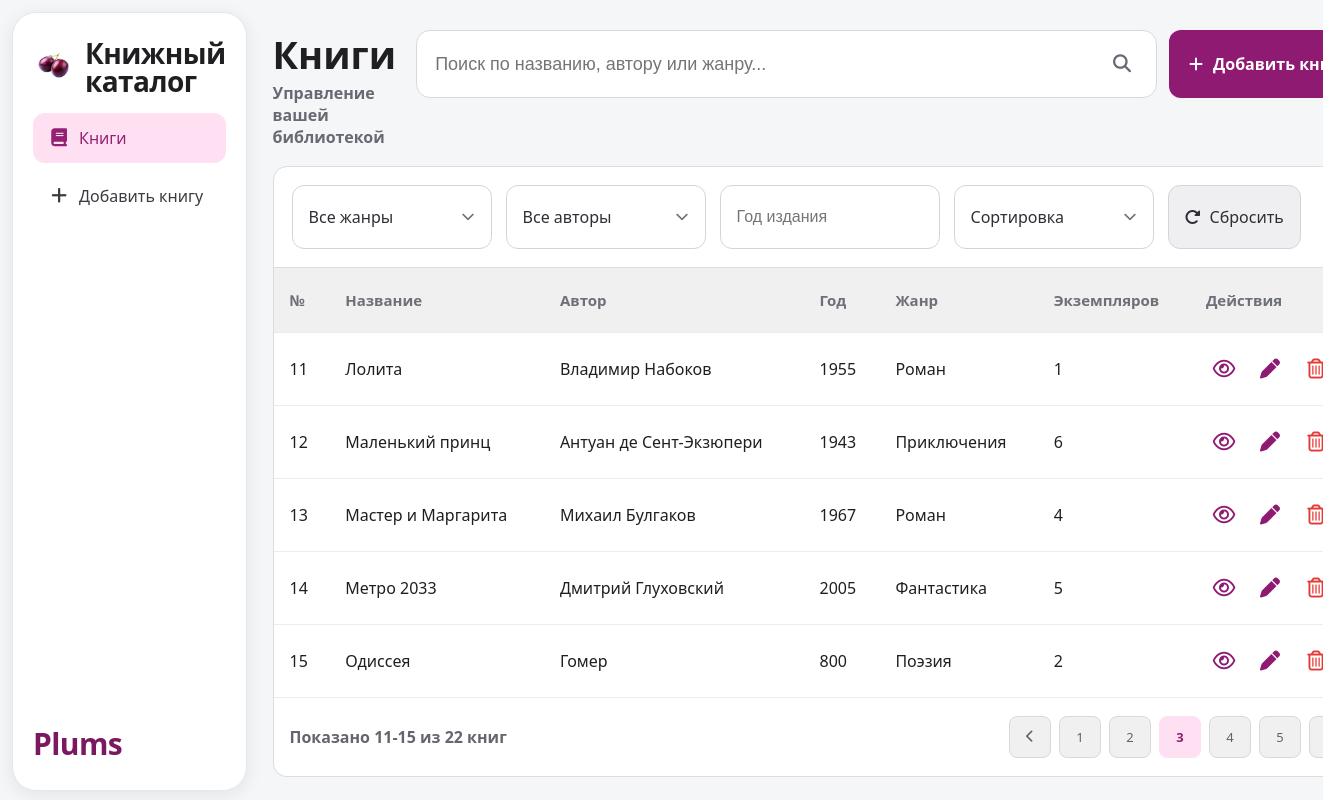
Page /?sort=title_asc&page=3 on the committed database.
### tables this page shows
CREATE TABLE books (
                id INTEGER PRIMARY KEY AUTOINCREMENT,
                title TEXT NOT NULL,
                author TEXT NOT NULL,
                year INTEGER NOT NULL,
                genre TEXT NOT NULL,
                copies INTEGER NOT NULL DEFAULT 0
            , description TEXT NOT NULL DEFAULT '');

### app.py (the view)
@app.get("/")
def index():
    return render_template("index.html", **build_index_context(request.args))

### app.py (called while the page is built)
@app.template_global()
def filter_url(endpoint: str, filter_query: dict | None = None, **kwargs: Any) -> str:
    params: Dict[str, Any] = dict(filter_query or {})
    params.update(kwargs)
    return url_for(endpoint, **params)

def _ensure_data_dir() -> None:
    DB_FILE.parent.mkdir(parents=True, exist_ok=True)

def get_connection() -> sqlite3.Connection:
    _ensure_data_dir()
    conn = sqlite3.connect(DB_FILE)
    conn.row_factory = sqlite3.Row
    return conn

def _ensure_description_column(conn: sqlite3.Connection) -> None:
    columns = {row["name"] for row in conn.execute("PRAGMA table_info(books)")}
    if "description" not in columns:
        conn.execute("ALTER TABLE books ADD COLUMN description TEXT NOT NULL DEFAULT ''")

def _ensure_copies_table(conn: sqlite3.Connection) -> None:
    conn.execute(
        """
        CREATE TABLE IF NOT EXISTS book_copies (
            id INTEGER PRIMARY KEY AUTOINCREMENT,
            book_id INTEGER NOT NULL,
            copy_num INTEGER NOT NULL,
            inventory_no TEXT NOT NULL,
            status TEXT NOT NULL DEFAULT 'available',
            issued_at TEXT,
            UNIQUE(book_id, copy_num)
        )
        """
    )

def init_db() -> None:
    with get_connection() as conn:
        conn.execute(
            """
            CREATE TABLE IF NOT EXISTS books (
                id INTEGER PRIMARY KEY AUTOINCREMENT,
                title TEXT NOT NULL,
                author TEXT NOT NULL,
                year INTEGER NOT NULL,
                genre TEXT NOT NULL,
                copies INTEGER NOT NULL CHECK (copies >= 0),
                description TEXT NOT NULL DEFAULT ''
            )
            """
        )
        _ensure_description_column(conn)
        _ensure_copies_table(conn)

def load_books() -> List[Book]:
    init_db()
    with get_connection() as conn:
        rows = conn.execute(
            "SELECT id, title, author, year, genre, copies, description FROM books"
        ).fetchall()
    return [
        Book(
            id=row["id"],
            title=row["title"],
            author=row["author"],
            year=row["year"],
            genre=row["genre"],
            copies=row["copies"],
            description=row["description"] or "",
        )
        for row in rows
    ]

def parse_int(value: str, default: int = 0) -> int:
    try:
        return int(value)
    except (TypeError, ValueError):
        return default

### templates/index.html (shortened to what this page needs)
{% extends "base.html" %}
{% block content %}
<div class="top-bar">
  <div class="top-title">
    <h1>Книги</h1>
    <p>Управление вашей библиотекой</p>
  </div>
  <div class="top-actions">
    <form class="search-form" method="get" action="{{ url_for('index') }}">
      <input
        type="text"
        name="q"
        class="search-input"
        placeholder="Поиск по названию, автору или жанру..."
        value="{{ filters.q }}"
      />
      <button type="submit" class="icon-btn" aria-label="Искать">
        <i class="fa-solid fa-magnifying-glass"></i>
      </button>
    </form>
    <a class="add-btn" href="{{ url_for('new_book') }}">
      <i class="fa-solid fa-plus"></i>
      Добавить книгу
    </a>
  </div>
</div>
<form class="filters" method="get" action="{{ url_for('index') }}" id="filters-form">
  <div class="filter-dropdown" data-filter="genre">
    <button type="button" class="filter-dropdown-trigger" aria-expanded="false">
      <span class="filter-dropdown-text">{{ filters.genre if filters.genre else 'Все жанры' }}</span>
      <i class="fa-solid fa-chevron-down"></i>
    </button>
  </div>
  <div class="filter-dropdown" data-filter="author">
    <button type="button" class="filter-dropdown-trigger" aria-expanded="false">
      <span class="filter-dropdown-text">{{ filters.author if filters.author else 'Все авторы' }}</span>
      <i class="fa-solid fa-chevron-down"></i>
    </button>
  </div>
  <input type="text" name="year" placeholder="Год издания" value="{{ filters.year }}" />
  <div class="filter-dropdown" data-filter="sort">
    <button type="button" class="filter-dropdown-trigger" aria-expanded="false">
      <span class="filter-dropdown-text">Сортировка</span>
      <i class="fa-solid fa-chevron-down"></i>
    </button>
  </div>
  <a class="reset-btn" href="{% if filters.q %}{{ url_for('index', q=filters.q) }}{% else %}{{ url_for('index') }}{% endif %}">
    <i class="fa-solid fa-rotate-right"></i>Сбросить
  </a>
</form>
<div class="table-container">
  {% if books %}
  <table>
    <thead>
      <tr>
        <th>№</th>
        <th>Название</th>
        <th>Автор</th>
        <th>Год</th>
        <th>Жанр</th>
        <th>Экземпляров</th>
        <th>Действия</th>
      </tr>
    </thead>
    <tbody>
      {% for book in books %}
      <tr>
        <td>{{ pagination.start + loop.index0 }}</td>
        <td>{{ book.title }}</td>
        <td>{{ book.author }}</td>
        <td>{{ book.year }}</td>
        <td>{{ book.genre }}</td>
        <td>{{ book.copies }}</td>
        <td class="actions">
          <a href="{{ filter_url('view_book', filter_query, book_id=book.id) }}" title="Просмотр"><i class="fa-regular fa-eye"></i></a>
          <a href="{{ filter_url('edit_book', filter_query, book_id=book.id) }}" title="Редактировать"><i class="fa-solid fa-pen"></i></a>
          <a href="{{ filter_url('confirm_delete_book', filter_query, book_id=book.id) }}" title="Удалить" class="delete-link"><i class="fa-regular fa-trash-can"></i></a>
        </td>
      </tr>
      {% endfor %}
    </tbody>
  </table>
  <div class="pagination">
    <span>Показано {{ pagination.start }}-{{ pagination.end }} из {{ pagination.total_books }} книг</span>
    <div class="pages">
      {% if pagination.has_prev %}
      <a href="{{ filter_url('index', filter_query, page=pagination.page - 1) }}">
        <i class="fa-solid fa-chevron-left"></i>
      </a>
      {% else %}
      <span class="page-disabled"><i class="fa-solid fa-chevron-left"></i></span>
      {% endif %}
      {% for p in range(1, pagination.total_pages + 1) %}
      <a href="{{ filter_url('index', filter_query, page=p) }}" class="{% if p == pagination.page %}active-page{% endif %}">
        {{ p }}
      </a>
      {% endfor %}
      {% if pagination.has_next %}
      <a href="{{ filter_url('index', filter_query, page=pagination.page + 1) }}">
      </a>
      {% else %}
      <span class="page-disabled"><i class="fa-solid fa-chevron-right"></i></span>
      {% endif %}
    </div>
  </div>
  {% endif %}
</div>
{% endblock %}

### static/styles.css (style rules this page uses)
* { margin: 0; padding: 0; box-sizing: border-box; }
body { font-family: "Segoe UI", Arial, sans-serif; background: #f5f6f8; color: #1f1f22; font-size: 16px; }
.top-bar { display: flex; justify-content: space-between; align-items: flex-start; margin-bottom: 18px; gap: 20px; }
.top-title { margin-top: 4px; }
.top-bar h1 { font-size: 38px; line-height: 1.1; margin-bottom: 6px; }
.top-bar p { color: #676a72; font-size: 16px; font-weight: 600; }
.top-actions { display: flex; align-items: stretch; gap: 12px; }
.search-form { width: min(920px, 56vw); height: 68px; border: 1px solid #d8d9df; border-radius: 14px; background: #fff; display: flex; align-items: center; padding: 0 10px 0 18px; }
.search-form input { flex: 1; border: none; font-size: 18px; background: transparent; color: #2e2f35; }
.icon-btn { height: 48px; width: 48px; border: none; background: transparent; color: #666a74; cursor: pointer; font-size: 18px; flex-shrink: 0; }
.add-btn { background: #8f1a71; color: #fff; border: none; border-radius: 12px; padding: 0 20px; min-height: 68px; font-size: 16px; font-weight: 700; cursor: pointer; display: inline-flex; align-items: center; gap: 10px; text-decoration: none; white-space: nowrap; }
.filters { background: #fff; padding: 18px; border-radius: 14px 14px 0 0; display: flex; gap: 14px; margin-bottom: 0; border: 1px solid #dbdde2; flex-wrap: wrap; }
.filters input, .filter-dropdown-trigger, .apply-btn, .reset-btn { min-height: 64px; padding: 12px 16px; border-radius: 12px; border: 1px solid #d3d5dc; background: #fff; font-size: 16px; color: #2d2f35; }
.filters input { min-width: 220px; width: 220px; }
.filter-dropdown { position: relative; min-width: 200px; }
.filter-dropdown-trigger { width: 100%; min-width: 200px; display: inline-flex; align-items: center; justify-content: space-between; gap: 12px; cursor: pointer; font-family: inherit; white-space: nowrap; }
.filter-dropdown-trigger i { font-size: 13px; color: #6d7078; transition: transform 0.2s; }
.reset-btn { text-decoration: none; display: inline-flex; align-items: center; gap: 9px; background: #efeff2; cursor: pointer; }
.table-container { background: #fff; border-radius: 0 0 14px 14px; overflow: hidden; border: 1px solid #dbdde2; border-top: none; }
table { width: 100%; border-collapse: collapse; }
thead { background: #f0f0f1; }
th, td { padding: 22px 16px; text-align: left; font-size: 16px; }
th { color: #6d7078; font-size: 15px; font-weight: 600; }
tbody tr { border-top: 1px solid #ececf0; }
.actions { display: flex; align-items: center; gap: 10px; }
.actions a { color: #8f1a71; text-decoration: none; font-size: 20px; width: 36px; text-align: center; }
.actions a.delete-link { color: #e53935; }
.danger-btn, .delete-link { background: transparent; color: #e53935; border: none; font-size: 22px; padding: 4px; cursor: pointer; text-decoration: none; display: inline-flex; align-items: center; justify-content: center; width: 36px; }
.pagination { display: flex; justify-content: space-between; align-items: center; padding: 18px 16px; border-top: 1px solid #ececf0; }
.pagination span { color: #63666f; font-size: 16px; font-weight: 600; }
.pages { display: flex; gap: 8px; align-items: center; }
.pages a, .page-disabled { width: 42px; height: 42px; border: 1px solid #d7d8de; border-radius: 8px; background: #f0f0f1; display: inline-flex; align-items: center; justify-content: center; text-decoration: none; cursor: pointer; font-size: 13px; color: #5f636b; }
.active-page { background: #ffdff2 !important; color: #902172 !important; font-weight: bold; border-color: #ffdff2 !important; }

### rows in the picture
books: start "11", title "Лолита", author "Владимир Набоков", year "1955", genre "Роман", copies "1"
books: start "12", title "Маленький принц", author "Антуан де Сент-Экзюпери", year "1943", genre "Приключения", copies "6"
books: start "13", title "Мастер и Маргарита", author "Михаил Булгаков", year "1967", genre "Роман", copies "4"
books: start "14", title "Метро 2033", author "Дмитрий Глуховский", year "2005", genre "Фантастика", copies "5"
books: start "15", title "Одиссея", author "Гомер", year "800", genre "Поэзия", copies "2"

### other values in the picture
{{ filters.genre if filters.genre else 'Все жанры' }} "Все жанры"
{{ filters.author if filters.author else 'Все авторы' }} "Все авторы"
{{ pagination.start }} "11"
{{ pagination.end }} "15"
{{ pagination.total_books }} "22"
{{ p }} "1" "2" "3" "4" "5"
